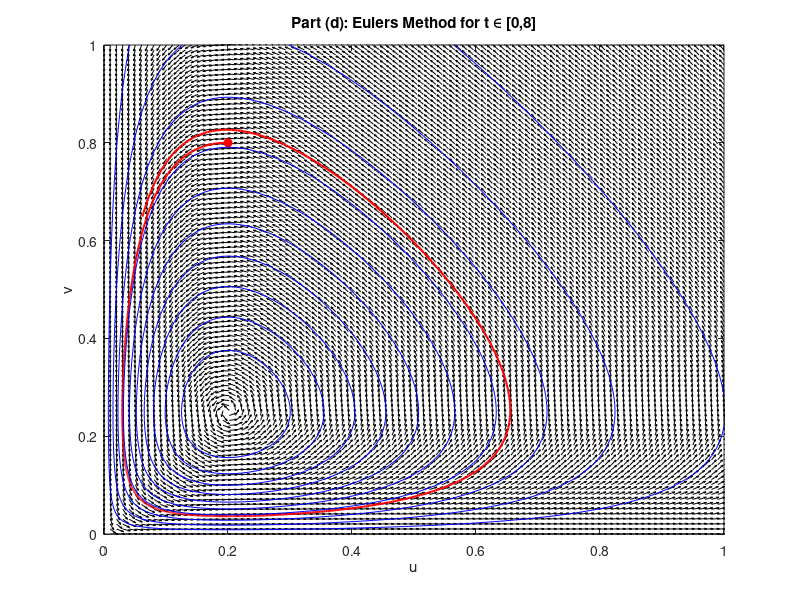

The MATLAB script that drew this image:
dt = 0.01;
T = 8;
N = T/dt + 1;
t = linspace(0, T, N);
u_approx = zeros(1, N);
v_approx = zeros(1, N);
u_taylor = zeros(1, N);
v_taylor = zeros(1, N);
% ICs
u_approx(1) = 0.2;
v_approx(1) = 0.8;
u_taylor(1) = u_approx(1);
v_taylor(1) = v_approx(1);

% Euler's Method
for n = 1:N-1
    u_approx(n+1) = u_approx(n) + dt * (u_approx(n) - 4 * u_approx(n) * v_approx(n));
    v_approx(n+1) = v_approx(n) + dt * (-v_approx(n) + 5 * u_approx(n) * v_approx(n));
end

[u, v] = meshgrid(linspace(0,1,100), linspace(0,1,100));
H = u .* v .* exp(-5 .* u - 4 .* v);
du = u - 4*u.*v;
dv = -v + 5*u.*v;

magnitude = sqrt(du.^2 + dv.^2);
du = du ./ magnitude;
dv = dv ./ magnitude;




figure;
quiver(u, v, du, dv, 'k'); hold on;

plot(u_approx, v_approx, 'r', 'LineWidth', 1.5, 'DisplayName', 'Euler');
plot(u_approx(1), v_approx(1), 'ro', 'MarkerFaceColor', 'r');

xlabel('u'); ylabel('v');
title('Part (d): Eulers Method for t \in [0,8]');


contour(u, v, H, 10, 'b');

hold off;
